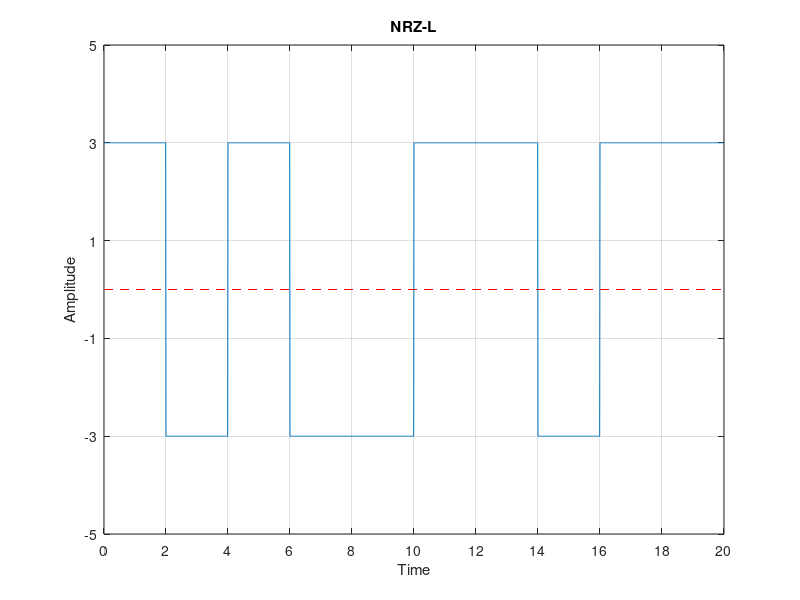

Write the MATLAB code that produced this figure.
clear all;
close all;
clc;

bits = [1 0 1 0 0 1 1 0 1 1];
bit_duration = 2;

fs = 100;
Total_time = length(bits) * bit_duration;   # time needed to send whole data
t = 0: 1/fs: Total_time-(1/fs);

# sender end
for i = 1 : length(bits)
    if bits(i) == 0
      nrzl(((i-1) * bit_duration * fs) + 1 : i * bit_duration * fs) = -3;
    else
      nrzl(((i-1) * bit_duration * fs) + 1 : i * bit_duration * fs) = 3;
    endif
endfor

# ploting
plot(t, nrzl);
xticks([0: bit_duration: Total_time]);
yticks([-5: 2: 5]);
ylim([-5, 5]);
xlim([0, Total_time]);
grid on;
title("NRZ-L");
xlabel("Time");
ylabel("Amplitude");
line ([0, Total_time], [0 0], "linestyle", "--", "color", "r");


# receiver end
for i = 1 : length(nrzl)/(bit_duration * fs)
    if nrzl(((i-1) * bit_duration * fs) + 1 : i * bit_duration * fs) == (ones(1, (bit_duration * fs)) .* 3)
        rcv_data(i) = 1;
    else
        rcv_data(i) = 0;
    endif
endfor

disp(rcv_data);
